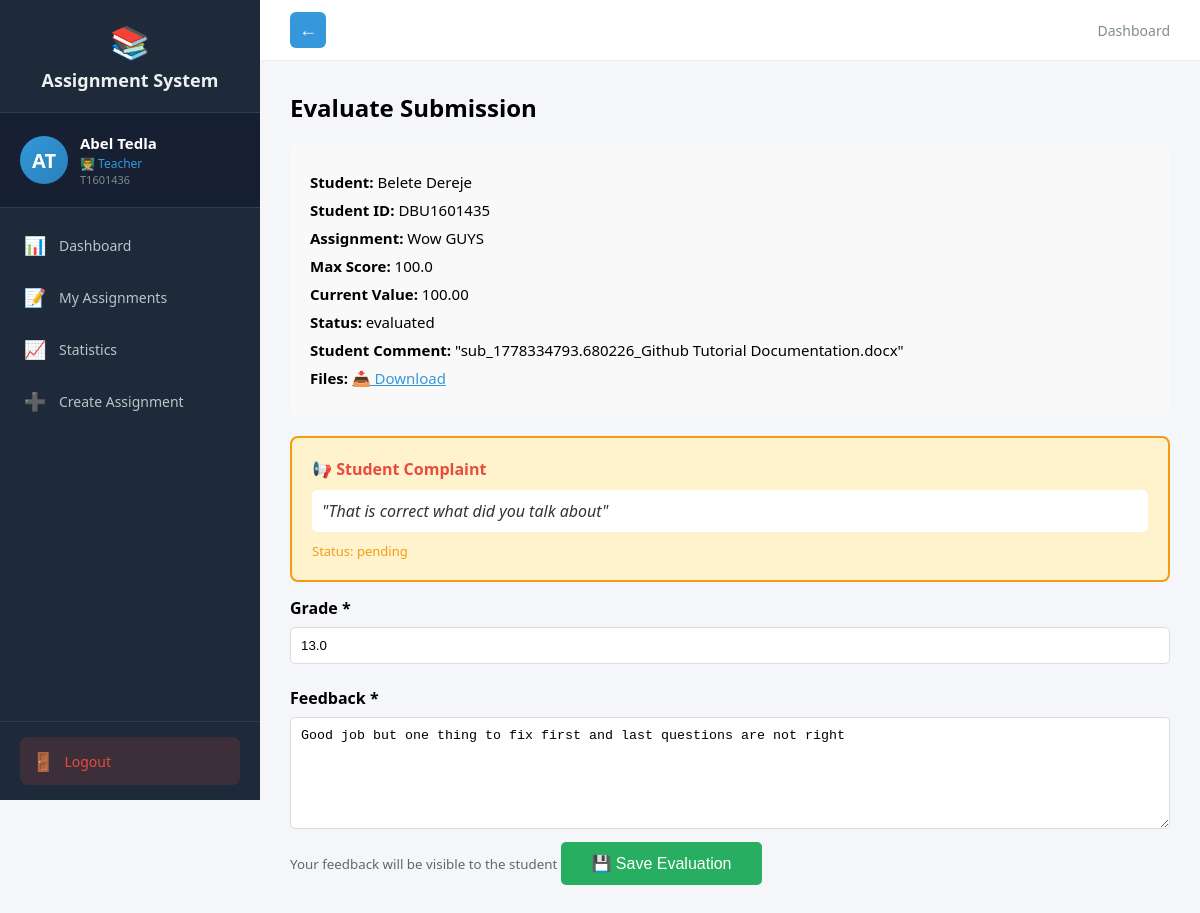
The app's page /teacher/evaluate/2 (signed in), older data.
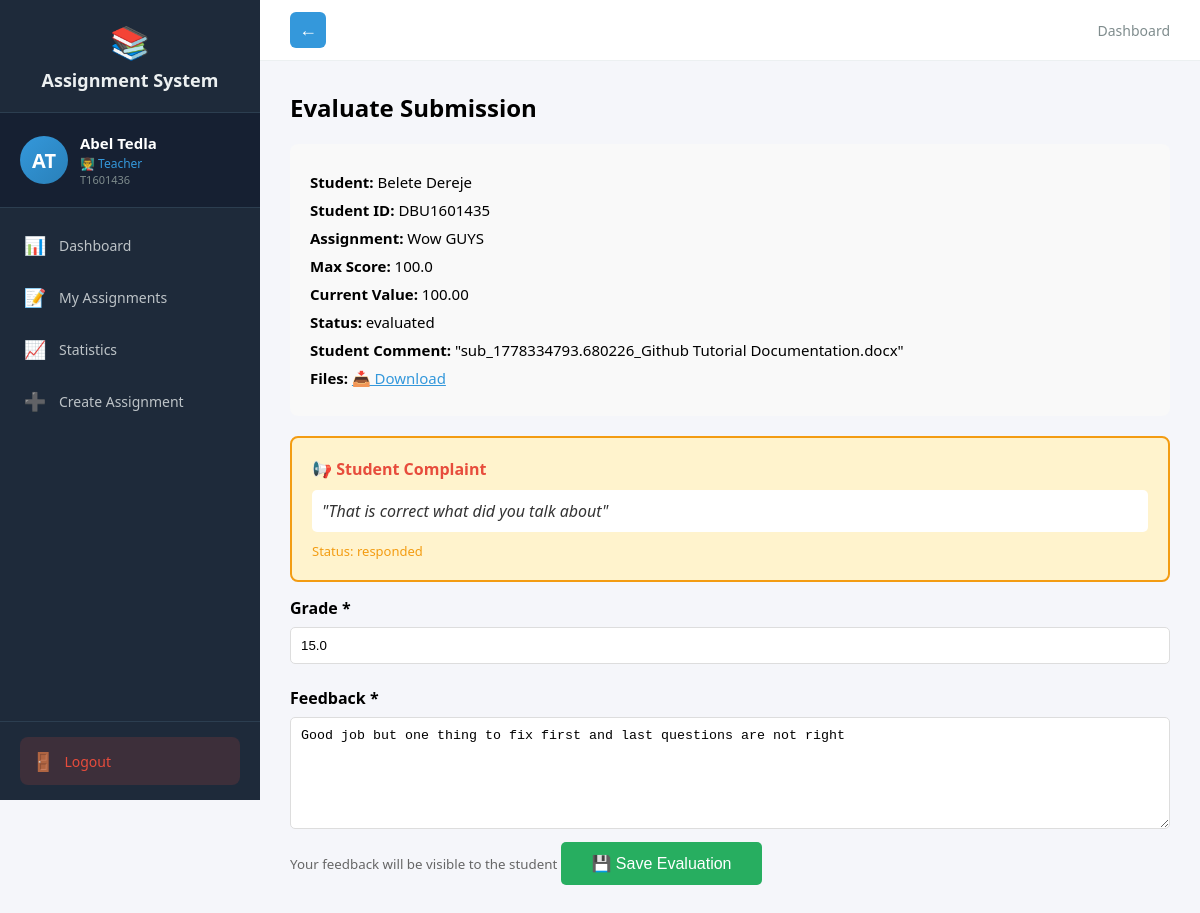
The same page, newer data.
### tables this page shows
CREATE TABLE submissions (
            id INTEGER PRIMARY KEY AUTOINCREMENT,
            assignment_id INTEGER REFERENCES assignments(id),
            student_id INTEGER REFERENCES students(id),
            files TEXT,
            student_comment TEXT,
            submitted_at TIMESTAMP DEFAULT CURRENT_TIMESTAMP,
            updated_at TIMESTAMP,
            grade REAL,
            feedback TEXT,
            evaluated_at TIMESTAMP,
            status TEXT DEFAULT 'submitted',
            complaint TEXT,
            complaint_status TEXT
        , group_id INTEGER);

### routes_teacher.py (the view, shortened to what this page needs)
@teacher_bp.route('/evaluate/<int:submission_id>', methods=['GET', 'POST'])
@login_required
def evaluate(submission_id):
    if current_user.role != 'teacher':
        return redirect(url_for('auth.login'))
    conn = get_db()
    cur = conn.cursor()
    cur.execute("""
         SELECT s.id, s.student_id, s.submitted_at, s.grade, s.feedback, s.status, s.group_id, s.files, s.student_comment,
             s.complaint, s.complaint_status,
               u.first_name, u.last_name, u.user_id, a.title, a.id as assignment_id, a.deadline, a.penalty_per_day, a.max_score
        FROM submissions s
        JOIN students st ON s.student_id = st.id
        JOIN users u ON st.user_id = u.id
        JOIN assignments a ON s.assignment_id = a.id
        WHERE s.id = ?
    """, (submission_id,))
    submission = cur.fetchone()
    from math import ceil
    current_value = None
    max_score = float(submission['max_score']) if submission['max_score'] is not None else 100.0
    try:
        submitted_at = datetime.strptime(submission['submitted_at'], '%Y-%m-%d %H:%M:%S') if submission['submitted_at'] else None
        deadline_dt = datetime.strptime(submission['deadline'], '%Y-%m-%d %H:%M:%S') if submission['deadline'] else None
    except Exception:
        submitted_at = None
        deadline_dt = None
    days_late = 0
    if submitted_at and deadline_dt and submitted_at > deadline_dt:
        seconds = (submitted_at - deadline_dt).total_seconds()
        days_late = int(ceil(seconds / 86400.0))
    if days_late > 0:
        cur.execute("SELECT id FROM allowed_late_submissions WHERE assignment_id=? AND student_id=?", (submission['assignment_id'], submission['student_id']))
        if cur.fetchone():
            days_late = 0
    penalty = float(submission['penalty_per_day']) if submission['penalty_per_day'] is not None else 0.0
    current_value = max(0.0, max_score * max(0.0, 1 - (penalty/100.0) * days_late))
    group_members = []
    conn.close()
    return render_template('teacher/evaluate.html', submission=submission, current_value=current_value, group_members=group_members)

### auth.py (called while the page is built)
def get_db():
    conn = sqlite3.connect('assignments.db')
    conn.row_factory = sqlite3.Row
    return conn

@login_manager.user_loader
def load_user(user_id):
    conn = get_db()
    cur = conn.cursor()
    cur.execute("SELECT id, user_id, first_name, last_name, email, role, is_approved FROM users WHERE id = ?", (user_id,))
    user = cur.fetchone()
    cur.close()
    conn.close()
    if user:
        from flask_login import UserMixin
        class User(UserMixin):
            pass
        u = User()
        u.id = user['id']
        u.user_id = user['user_id']
        u.first_name = user['first_name']
        u.last_name = user['last_name']
        u.email = user['email']
        u.role = user['role']
        u.is_approved = user['is_approved']
        return u
    return None

### routes_teacher.py (called while the page is built)
def get_db():
    conn = sqlite3.connect('assignments.db')
    conn.row_factory = sqlite3.Row
    return conn

### templates/teacher/evaluate.html (shortened to what this page needs)
{% extends "teacher_base.html" %}
{% block content %}
<h2>Evaluate Submission</h2>
<div class="details">
    <p><strong>Student:</strong> {{ submission['first_name'] }} {{ submission['last_name'] }}</p>
    <p><strong>Student ID:</strong> {{ submission['user_id'] }}</p>
    <p><strong>Assignment:</strong> {{ submission['title'] }}</p>
    <p><strong>Max Score:</strong> {{ submission['max_score'] if submission['max_score'] is not none else 100 }}</p>
    <p><strong>Current Value:</strong> {{ '%.2f'|format(current_value) if current_value is not none else (submission['max_score'] if submission['max_score'] is not none else 100) }}</p>
    <p><strong>Status:</strong> {{ submission['status'] }}</p>
    {% if submission['student_comment'] %}
    <p><strong>Student Comment:</strong> "{{ submission['student_comment'] }}"</p>
    {% endif %}
    {% if submission['files'] %}
    <p><strong>Files:</strong>
        {% for file in submission['files'].split(',') %}
            <a href="/teacher/download/{{ file.strip() }}" style="color:#3498db;">📥 Download</a>
        {% endfor %}
    </p>
    {% endif %}
</div>
{% if submission['complaint'] %}
<div class="complaint-box">
    <h4>📢 Student Complaint</h4>
    <div class="complaint-text">"{{ submission['complaint'] }}"</div>
    <p style="color:#f39c12; font-size:13px; margin-top:10px;">Status: {{ submission['complaint_status'] }}</p>
</div>
{% endif %}
<form method="POST">
    <label>Grade *</label>
    <input type="number" name="grade" value="{{ submission['grade'] if submission['grade'] is not none else '' }}" min="0" max="{{ '%.2f'|format(current_value) if current_value is not none else (submission['max_score'] if submission['max_score'] is not none else 100) }}" step="0.5" required>
    <label>Feedback *</label>
    <textarea name="feedback" rows="6" required>{{ submission['feedback'] if submission['feedback'] else '' }}</textarea>
    <small style="color:#666;">Your feedback will be visible to the student</small>
    <button type="submit">💾 Save Evaluation</button>
</form>
{% endblock %}

Row changes from the older to the newer data that the page shows:
changed submissions "That is correct what did you talk about": complaint_status "pending" → "responded"; grade "13.0" → "15.0"
